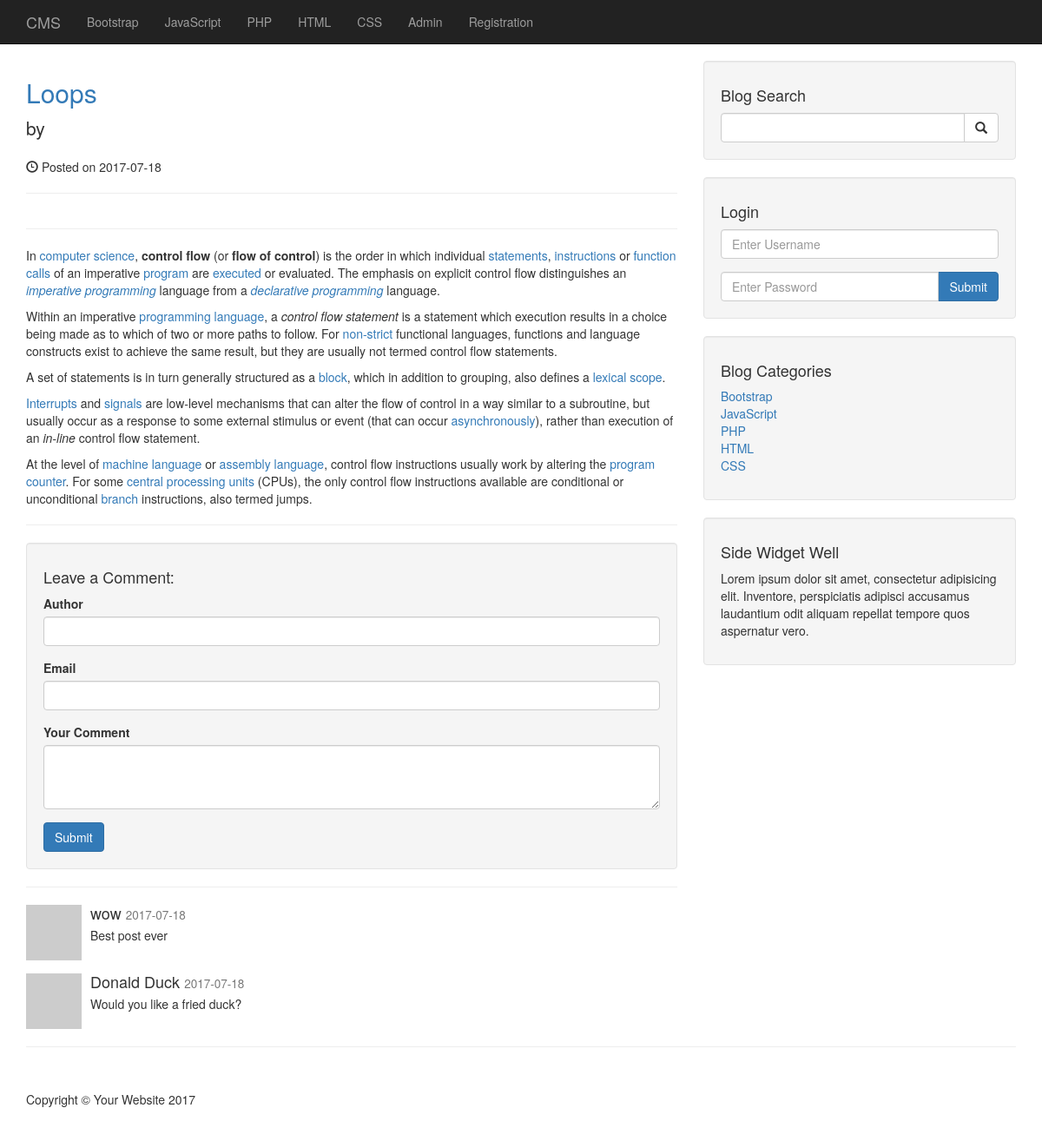
Page /post.php?p_id=13 on the committed database.
### tables this page shows
CREATE TABLE `categories` (
  `cat_id` int(3) NOT NULL,
  `cat_title` varchar(255) NOT NULL
);

CREATE TABLE `posts` (
  `post_id` int(3) NOT NULL,
  `post_category_id` int(3) NOT NULL,
  `post_title` varchar(255) NOT NULL,
  `post_author` varchar(255) NOT NULL,
  `post_user` varchar(255) NOT NULL,
  `post_date` date NOT NULL,
  `post_image` text NOT NULL,
  `post_content` text NOT NULL,
  `post_tags` varchar(255) NOT NULL,
  `post_comment_count` int(11) NOT NULL,
  `post_status` varchar(255) NOT NULL DEFAULT 'draft',
  `post_views_count` int(11) NOT NULL
);

CREATE TABLE `comments` (
  `comment_id` int(3) NOT NULL,
  `comment_post_id` int(3) NOT NULL,
  `comment_author` varchar(255) NOT NULL,
  `comment_email` varchar(255) NOT NULL,
  `comment_content` text NOT NULL,
  `comment_status` varchar(255) NOT NULL,
  `comment_date` date NOT NULL
);

### post.php (the view, shortened to what this page needs)
<?php include "includes/header.php"; ?>
    <?php include "includes/navigation.php"; ?>
    <div class="container">
        <div class="row">
            <div class="col-md-8">
                <?php
                    if (isset($_GET['p_id'])) {
                        $the_post_id = $_GET['p_id'];
                        if (isset($_SESSION['user_role']) && $_SESSION['user_role'] == 'admin') {
                            $query = "SELECT * FROM posts WHERE post_id = $the_post_id ";
                        }
                        else {
                            $query = "SELECT * FROM posts WHERE post_id = $the_post_id AND post_status = 'published' ";
                        }
                    $select_all_posts_query = mysqli_query($connection, $query);
                    if (mysqli_num_rows($select_all_posts_query) < 1) {
                        echo "<h1 class='text-center'>No posts available</h1>";
                    }
                    else {
                    while($row = mysqli_fetch_assoc($select_all_posts_query)) {
                        $post_title = $row['post_title'];
                        $post_author = $row['post_author'];
                        $post_date = $row['post_date'];
                        $post_content = $row['post_content'];
                        ?>
                <h2>
                    <a href="#"><?php echo $post_title; ?></a>
                </h2>
                <p class="lead">
                    by <a href="index.php"><?php echo $post_author; ?></a>
                </p>
                <p><span class="glyphicon glyphicon-time"></span> Posted on <?php echo $post_date; ?></p>
                <hr>
                <hr>
                <p><?php echo $post_content; ?></p>
                <hr>
                <?php
                    }
                ?>
                <div class="well">
                    <h4>Leave a Comment:</h4>
                    <form action="" method="post" role="form">
                        <div class="form-group">
                            <label for="Author">Author</label>
                            <input type="text" name="comment_author" class="form-control" name="comment_author">
                        </div>
                        <div class="form-group">
                            <label for="Author">Email</label>
                            <input type="email" name="comment_email" class="form-control" name="comment_email">
                        </div>
                        <div class="form-group">
                            <label for="comment">Your Comment</label>
                            <textarea name="comment_content" class="form-control" rows="3"></textarea>
                        </div>
                        <button type="submit" name="create_comment" class="btn btn-primary">Submit</button>
                    </form>
                </div>
                <hr>
                <?php
                    $query = "SELECT * FROM comments WHERE comment_post_id = ${the_post_id} ";
                    $query .= "AND comment_status = 'approved' ";
                    $query .= "ORDER BY comment_id DESC ";
                    $select_comment_query = mysqli_query($connection, $query);
                    while ($row = mysqli_fetch_array($select_comment_query)) {
                        $comment_date = $row['comment_date'];
                        $comment_content = $row['comment_content'];
                        $comment_author = $row['comment_author'];
                        ?>
                        <div class="media">
                            <a class="pull-left" href="#">
                                <img class="media-object" src="http://placehold.it/64x64" alt="">
                            </a>
                            <div class="media-body">
                                <h4 class="media-heading"><?php echo $comment_author; ?>
                                    <small><?php echo $comment_date; ?></small>
                                </h4>
                                <?php echo $comment_content; ?>
                            </div>
                        </div>
                    <?php } } }
                    else {
                        header("Location: index.php");
                    }
                    ?>
            </div>
            <?php include "includes/sidebar.php"; ?>
        </div>
        <hr>
<?php include "includes/footer.php"; ?>

### includes/header.php (shortened to what this page needs)
<!DOCTYPE html>
<html lang="en">
<head>
    <link href="css/bootstrap.min.css" rel="stylesheet">
    <link href="css/blog-home.css" rel="stylesheet">
    <link href="css/styles.css" rel="stylesheet">
</head>
<body>

### includes/navigation.php (shortened to what this page needs)
<nav class="navbar navbar-inverse navbar-fixed-top" role="navigation">
    <div class="container">
        <div class="navbar-header">
            <a class="navbar-brand" href="index.php">CMS</a>
        </div>
        <div class="collapse navbar-collapse" id="bs-example-navbar-collapse-1">
            <ul class="nav navbar-nav">
                <?php
                    $query = "SELECT * FROM categories";
                    $select_all_categories_query = mysqli_query($connection, $query);
                    while($row = mysqli_fetch_assoc($select_all_categories_query)) {
                        $cat_title = $row['cat_title'];
                        $cat_id = $row['cat_id'];
                        $category_class = '';
                        $registration_class = '';
                        echo "<li class='$category_class'><a href='category.php?category={$cat_id}'>{$cat_title}</a></li>";
                    }
                ?>
                 <li>
                    <a href="admin">Admin</a>
                </li>
                <li class='<?php echo $registration_class; ?>'>
                    <a href="registration.php">Registration</a>
                </li>
            </ul>
        </div>
    </div>
</nav>

### includes/sidebar.php
<div class="col-md-4">
<div class="well">
    <h4>Blog Search</h4>
    <form action="search.php" method="post">
        <div class="input-group">
            <input name="search" type="text" class="form-control">
            <span class="input-group-btn">
                <button name="submit" class="btn btn-default" type="submit">
                    <span class="glyphicon glyphicon-search"></span>
            </button>
            </span>
        </div>
    </form>
</div>
<div class="well">
    <?php if(isset($_SESSION['user_role'])): ?>
        <h4>Logged in as <?php echo $_SESSION['username']; ?></h4>
        <a href="includes/logout.php" class="btn btn-primary">Logout</a>
    <?php else: ?>
        <h4>Login</h4>
        <form action="includes/login.php" method="post">
            <div class="form-group">
                <input name="username" type="text" class="form-control" placeholder="Enter Username">
            </div>
            <div class="input-group">
                <input name="password" type="password" class="form-control" placeholder="Enter Password">
                <span class="input-group-btn">
                    <button class="btn btn-primary" name="login" type="submit">Submit</button>
                </span>
            </div>
        </form>
    <?php endif; ?>
</div>
<div class="well">
<?php
    $query = "SELECT * FROM categories";
    $select_categories_sidebar = mysqli_query($connection, $query);
?>
    <h4>Blog Categories</h4>
    <div class="row">
        <div class="col-lg-12">
            <ul class="list-unstyled">
                <?php
                    while($row = mysqli_fetch_assoc($select_categories_sidebar)) {
                        $cat_title = $row['cat_title'];
                        $cat_id = $row['cat_id'];
                        echo "<li><a href='category.php?category=$cat_id'>{$cat_title}</a></li>";
                }
                ?>
            </ul>
        </div>
    </div>
</div>
<?php include "widget.php"; ?>
</div>

### widget.php
<div class="well">
    <h4>Side Widget Well</h4>
    <p>Lorem ipsum dolor sit amet, consectetur adipisicing elit. Inventore, perspiciatis adipisci accusamus laudantium odit aliquam repellat tempore quos aspernatur vero.</p>
</div>

### includes/footer.php (shortened to what this page needs)
        <footer>
            <div class="row">
                <div class="col-lg-12">
                    <p>Copyright &copy; Your Website 2017</p>
                </div>
            </div>
        </footer>
    </div>
</body>
</html>

### css/blog-home.css (style rules this page uses)
body { padding-top: 70px; }
footer { margin: 50px 0; }

### rows in the picture
categories: cat_title "Bootstrap"
categories: cat_title "JavaScript"
categories: cat_title "PHP"
categories: cat_title "HTML"
categories: cat_title "CSS"
posts: post_title "Loops", post_date "2017-07-18", post_content "In computer science , control flow (or flow of control ) is the order in which individual statements , instructions or function calls of an imperative program are executed or evaluated. The emphasis on explicit control flow distinguishes an imperative programming language from a declarative programming language. Within an imperative programming language , a control flow statement is a statement which execution results in a choice being made as to which of two or more paths to follow. For non-strict functional languages, functions and language constructs exist to achieve the same result, but they are usually not termed control flow statements. A set of statements is in turn generally…"
comments: comment_author "wow", comment_date "2017-07-18", comment_content "Best post ever"
comments: comment_author "Donald Duck", comment_date "2017-07-18", comment_content "Would you like a fried duck?"
